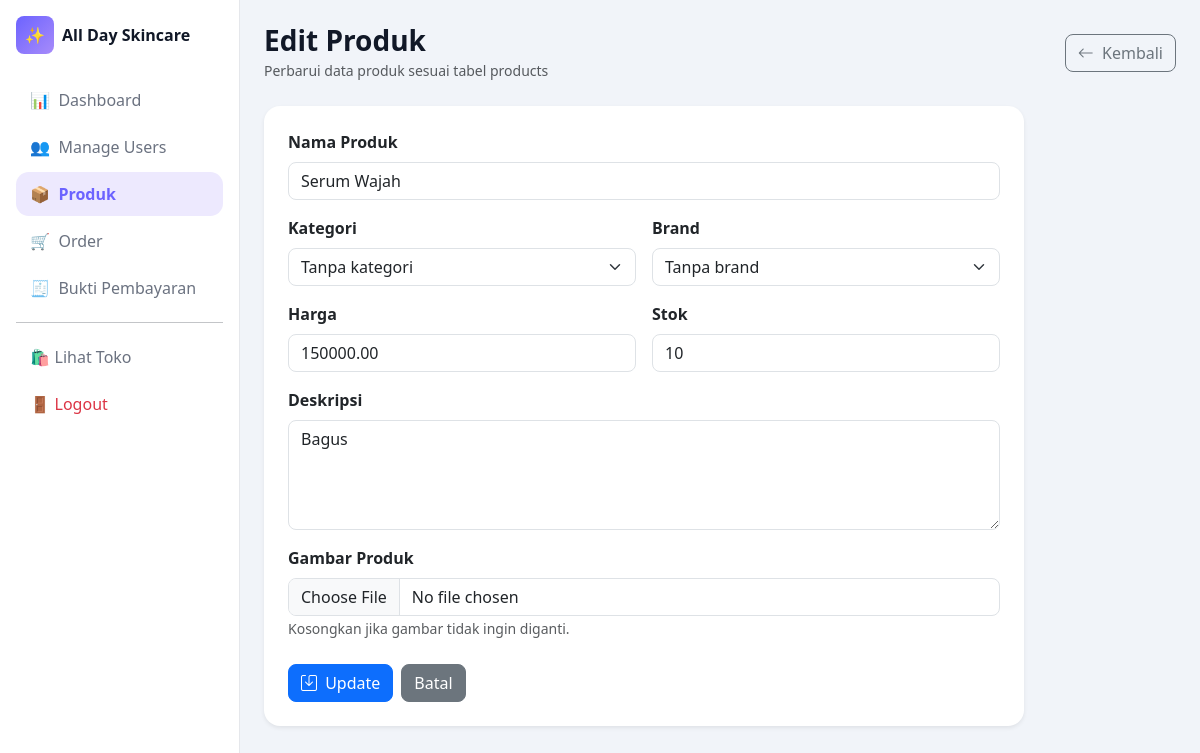
The app's page /index.php?page=edit-produk&id=2 (signed in) with its own data.
### tables this page shows
CREATE TABLE `products` (
  `id_product` bigint(20) UNSIGNED NOT NULL,
  `nama_produk` varchar(150) NOT NULL,
  `deskripsi` text NOT NULL,
  `harga` decimal(12,2) NOT NULL,
  `stok` int(11) NOT NULL DEFAULT 0,
  `id_kategori` bigint(20) UNSIGNED DEFAULT NULL,
  `id_brand` bigint(20) UNSIGNED DEFAULT NULL,
  `gambar` varchar(255) NOT NULL,
  `created_at` timestamp NOT NULL DEFAULT current_timestamp(),
  `updated_at` timestamp NULL DEFAULT NULL
);

### config/helpers.php (called while the page is built, shortened)
<?php
function e($value): string
{
    return htmlspecialchars((string) $value, ENT_QUOTES, 'UTF-8');
}
function getParam(string $key, $default = '')
{
    return $_GET[$key] ?? $default;
}

### admin/edit_produk.php (the view, shortened to what this page needs)
<?php
require_once __DIR__ . '/../config/koneksi.php';
require_once __DIR__ . '/../layout/sidebar.php';
$id = (int) getParam('id', 0);
$stmt = mysqli_prepare($conn, 'SELECT * FROM products WHERE id_product = ? LIMIT 1');
mysqli_stmt_bind_param($stmt, 'i', $id);
mysqli_stmt_execute($stmt);
$result = mysqli_stmt_get_result($stmt);
$produk = mysqli_fetch_assoc($result);
?>
<div class="admin-layout d-flex" style="min-height: 100vh;">
    <main class="flex-grow-1 p-4">
        <div class="d-flex justify-content-between align-items-center mb-4 flex-wrap gap-2">
            <div>
                <h3 class="fw-bold mb-0">Edit Produk</h3>
                <small class="text-muted">Perbarui data produk sesuai tabel products</small>
            </div>
            <a href="index.php?page=admin-produk" class="btn btn-outline-secondary rounded-3"><i class="bi bi-arrow-left me-1"></i> Kembali</a>
        </div>
        <?php if (!$produk): ?>
            <div class="alert alert-danger rounded-4">Produk tidak ditemukan.</div>
        <?php else: ?>
            <div class="card border-0 shadow-sm rounded-4 p-4" style="max-width: 760px;">
                <form method="POST" action="process/update_produk.php" enctype="multipart/form-data">
                    <div class="row g-3">
                        <div class="col-md-12">
                            <label class="form-label fw-semibold">Nama Produk</label>
                            <input type="text" name="nama_produk" class="form-control rounded-3" value="<?= e($produk['nama_produk']) ?>" required>
                        </div>
                        <div class="col-md-6">
                            <label class="form-label fw-semibold">Kategori</label>
                            <select name="id_kategori" class="form-select rounded-3">
                                <option value="">Tanpa kategori</option>
                            </select>
                        </div>
                        <div class="col-md-6">
                            <label class="form-label fw-semibold">Brand</label>
                            <select name="id_brand" class="form-select rounded-3">
                                <option value="">Tanpa brand</option>
                            </select>
                        </div>
                        <div class="col-md-6">
                            <label class="form-label fw-semibold">Harga</label>
                            <input type="number" name="harga" class="form-control rounded-3" min="0" step="0.01" value="<?= e($produk['harga']) ?>" required>
                        </div>
                        <div class="col-md-6">
                            <label class="form-label fw-semibold">Stok</label>
                            <input type="number" name="stok" class="form-control rounded-3" min="0" value="<?= e($produk['stok']) ?>" required>
                        </div>
                        <div class="col-md-12">
                            <label class="form-label fw-semibold">Deskripsi</label>
                            <textarea name="deskripsi" class="form-control rounded-3" rows="4" required><?= e($produk['deskripsi'] ?? '') ?></textarea>
                        </div>
                        <div class="col-md-12">
                            <label class="form-label fw-semibold">Gambar Produk</label>
                            <input type="file" name="gambar" class="form-control rounded-3" accept=".jpg,.jpeg,.png,.webp,image/jpeg,image/png,image/webp">
                            <small class="text-muted">Kosongkan jika gambar tidak ingin diganti.</small>
                        </div>
                    </div>
                    <div class="d-flex gap-2 mt-4">
                        <button type="submit" class="btn btn-primary rounded-3"><i class="bi bi-save me-1"></i> Update</button>
                        <a href="index.php?page=admin-produk" class="btn btn-secondary rounded-3">Batal</a>
                    </div>
                </form>
            </div>
        <?php endif; ?>
    </main>
</div>

### layout/header.php (style rules this page uses)
:root { --primary: #6c63ff; --primary-soft: #ede9fe; --bg: #f1f4f9; --text-muted: #6b7280; }
body { background: var(--bg); color: #111827; }
.card { border-radius: 1rem; transition: .2s ease; }

### records on screen
products: nama_produk "Serum Wajah", harga "150000.00", stok "10", deskripsi "Bagus"

### other values on screen
$menu[0] "📊"
$menu[1] "Dashboard"
$menu[0] "👥"
$menu[1] "Manage Users"
$menu[0] "📦"
$menu[1] "Produk"
$menu[0] "🛒"
$menu[1] "Order"
$menu[0] "🧾"
$menu[1] "Bukti Pembayaran"
